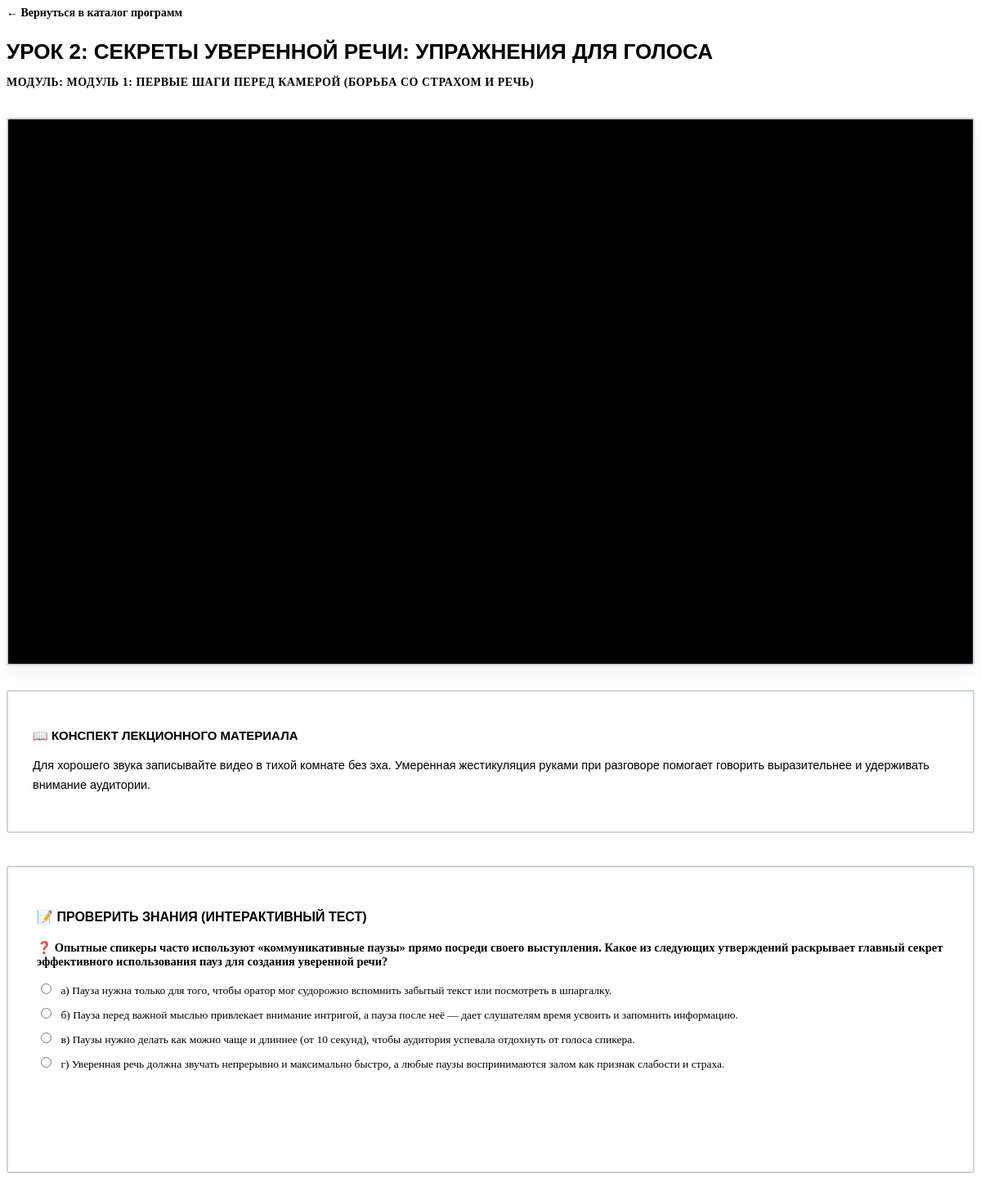
Screenshot of /lesson/4/ (signed in) with the database file from the repository.
### core/models.py (models this page shows, shortened)
class Lesson(models.Model):
    module = models.ForeignKey(Module, on_delete=models.CASCADE, related_name='lessons', verbose_name="Модуль")
    title = models.CharField(max_length=200, verbose_name="Название урока")
    content = models.TextField(verbose_name="Текст урока (Лонгрид)")
    video_url = models.URLField(blank=True, verbose_name="Ссылка на видео (если есть)")
    test_question = models.TextField(verbose_name="Вопрос теста", blank=True, null=True)
    option_a = models.CharField(max_length=255, verbose_name="Вариант А", blank=True, null=True)
    option_b = models.CharField(max_length=255, verbose_name="Вариант Б", blank=True, null=True)
    option_c = models.CharField(max_length=255, verbose_name="Вариант В", blank=True, null=True)
    option_d = models.CharField(max_length=255, verbose_name="Вариант Г", blank=True, null=True)
    correct_answer = models.CharField(
        max_length=1,
        choices=[('A', 'А'), ('B', 'Б'), ('C', 'В'), ('D', 'Г')],
        verbose_name="Буква правильного ответа (A, B, C, D)",
        blank=True,
        null=True
    )

class Module(models.Model):
    course = models.ForeignKey(Course, on_delete=models.CASCADE, related_name='modules', verbose_name="Курс")
    title = models.CharField(max_length=200, verbose_name="Название модуля")
    order = models.PositiveIntegerField(default=0, verbose_name="Порядок отображения")
    class Meta:
        ordering = ['order']

### core/views.py (the view, shortened to what this page needs)
# urls.py: path('lesson/<int:lesson_id>/', views.lesson_view, name='lesson'),
@login_required(login_url='login')
def lesson_view(request, lesson_id):
    lesson = get_object_or_404(Lesson, id=lesson_id)
    test_checked = False
    is_correct = False
    if request.method == 'POST' and 'submit_test' in request.POST:
        test_checked = True
        user_answer = request.POST.get('user_answer')
        if user_answer == lesson.correct_answer:
            is_correct = True
    context = {
        'lesson': lesson,
        'test_checked': test_checked,
        'is_correct': is_correct,
    }
    return render(request, 'lesson_detail.html', context)

### core/templates/lesson_detail.html (shortened to what this page needs)
{% extends 'base.html' %}
{% block content %}
<div style="margin-bottom: 24px;">
    <a href="/" style="color: var(--pervye-blue); text-decoration: none; font-weight: 700; font-size: 14px;">
        ← Вернуться в каталог программ
    </a>
</div>
<h1 style="font-family: 'Montserrat', 'Arial Black', sans-serif; font-size: 26px; color: var(--pervye-black); margin-bottom: 8px; text-transform: uppercase; font-weight: 900;">
    {{ lesson.title }}
</h1>
<p style="color: var(--text-slate); font-size: 14px; font-weight: 600; margin-bottom: 35px; text-transform: uppercase; letter-spacing: 0.5px;">
    Модуль: {{ lesson.module.title }}
</p>
<div class="video-wrapper">
    <iframe src="{{ lesson.video_url|default:'https://vk.com' }}"
            allow="autoplay; encrypted-media; fullscreen; picture-in-picture;"
            webkitallowfullscreen
            mozallowfullscreen
            allowfullscreen>
    </iframe>
</div>
<div class="p-card" style="padding: 30px; margin-bottom: 40px; border-radius: 3px !important; background: var(--pervye-white); border: 2px solid #CBD5E1;">
    <h3 style="font-family: 'Montserrat', 'Arial Black', sans-serif; font-size: 15px; color: var(--pervye-blue); margin-bottom: 12px; text-transform: uppercase; font-weight: 900;">
        📖 Конспект лекционного материала
    </h3>
    <div style="font-size: 14.5px; line-height: 1.7; color: var(--pervye-black); font-family: 'Montserrat', sans-serif; font-weight: 500;">
        {% if lesson.longrid %}
            {{ lesson.longrid|linebreaks }}
        {% elif lesson.text %}
            {{ lesson.text|linebreaks }}
        {% elif lesson.content %}
            {{ lesson.content|linebreaks }}
        {% else %}
            <p style="color: #64748B;">Текст конспекта успешно сохранен в админке, но переменная в шаблоне проверяет другое имя. Проверьте название поля лонгрида в файле core/models.py.</p>
        {% endif %}
    </div>
</div>
{% if lesson.test_question %}
<div class="p-card" style="padding: 35px; border-radius: 3px !important; background: var(--pervye-white); border: 2px solid #CBD5E1; margin-bottom: 50px;">
    <h3 style="font-family: 'Montserrat', 'Arial Black', sans-serif; font-size: 16px; color: var(--pervye-blue); margin-bottom: 20px; text-transform: uppercase; font-weight: 900;">
        📝 Проверить знания (Интерактивный тест)
    </h3>
    <form method="POST" action="">
        <div style="margin-bottom: 30px;">
            <p style="font-weight: 700; font-size: 14.5px; margin-bottom: 15px; color: var(--pervye-black);">
                ❓ {{ lesson.test_question }}
            </p>
            {% if lesson.option_a %}
            <label style="display:block; font-size: 13.5px; margin-bottom: 10px; cursor:pointer;"><input type="radio" name="user_answer" value="A" required style="margin-right:8px;"> а) {{ lesson.option_a }}</label>
            {% endif %}
            {% if lesson.option_b %}
            <label style="display:block; font-size: 13.5px; margin-bottom: 10px; cursor:pointer;"><input type="radio" name="user_answer" value="B" style="margin-right:8px;"> б) {{ lesson.option_b }}</label>
            {% endif %}
            {% if lesson.option_c %}
            <label style="display:block; font-size: 13.5px; margin-bottom: 10px; cursor:pointer;"><input type="radio" name="user_answer" value="C" style="margin-right:8px;"> в) {{ lesson.option_c }}</label>
            {% endif %}
            {% if lesson.option_d %}
            <label style="display:block; font-size: 13.5px; margin-bottom: 10px; cursor:pointer;"><input type="radio" name="user_answer" value="D" style="margin-right:8px;"> г) {{ lesson.option_d }}</label>
            {% endif %}
        </div>
        <div style="display: block; width: 100%; margin-top: 20px;">
            <button type="submit" style="display: inline-block !important; background: var(--pervye-blue) !important; color: white !important; border: none !important; padding: 14px 35px !important; border-radius: 3px !important; font-family: 'Montserrat', sans-serif !important; font-size: 12px !important; font-weight: 800 !important; text-transform: uppercase !important; cursor: pointer !important;">
            </button>
        </div>
    </form>
</div>
{% endif %}
{% endblock %}

### core/templates/lesson_detail.html (style rules this page uses)
.video-wrapper { position: relative; padding-bottom: 56.25%; height: 0; overflow: hidden; border: 2px solid #CBD5E1; border-radius: 3px !important; box-shadow: 0 10px 25px rgba(0,0,0,0.05); background: #000; margin-bottom: 30px; }
.video-wrapper iframe { position: absolute; top: 0; left: 0; width: 100%; height: 100%; border: none; }

### rows the page displays
Lesson: title "УРОК 2: СЕКРЕТЫ УВЕРЕННОЙ РЕЧИ: УПРАЖНЕНИЯ ДЛЯ ГОЛОСА", module "МОДУЛЬ 1: ПЕРВЫЕ ШАГИ ПЕРЕД КАМЕРОЙ (БОРЬБА СО СТРАХОМ И РЕЧЬ)", content "Для хорошего звука записывайте видео в тихой комнате без эха. Умеренная жестикуляция руками при разговоре помогает говорить выразительнее и удерживать внимание аудитории.", test_question "Опытные спикеры часто используют «коммуникативные паузы» прямо посреди своего выступления. Какое из следующих утверждений раскрывает главный секрет эффективного использования пауз для создания уверенной речи?", option_a "Пауза нужна только для того, чтобы оратор мог судорожно вспомнить забытый текст или посмотреть в шпаргалку.", option_b "Пауза перед важной мыслью привлекает внимание интригой, а пауза после неё — дает слушателям время усвоить и запомнить информацию.", option_c "Паузы нужно делать как можно чаще и длиннее (от 10 секунд), чтобы аудитория успевала отдохнуть от голоса спикера.", option_d "Уверенная речь должна звучать непрерывно и максимально быстро, а любые паузы воспринимаются залом как признак слабости и страха."
